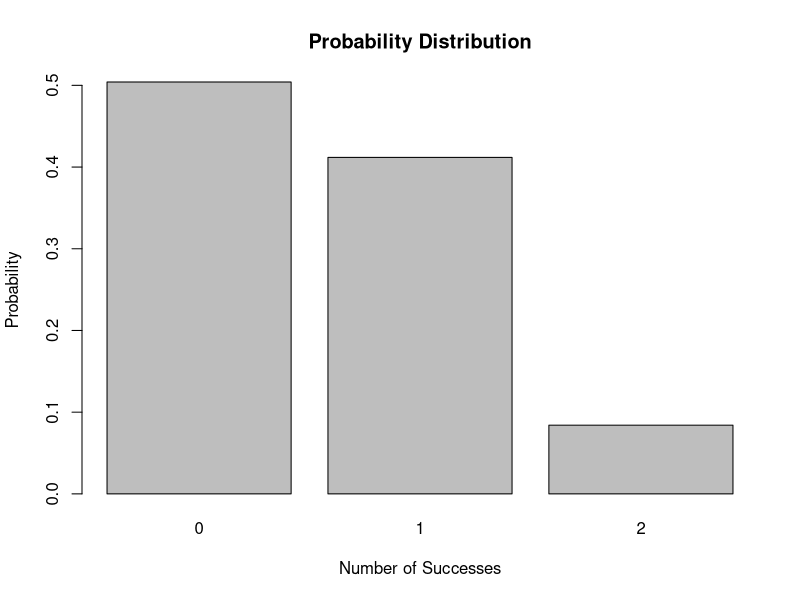
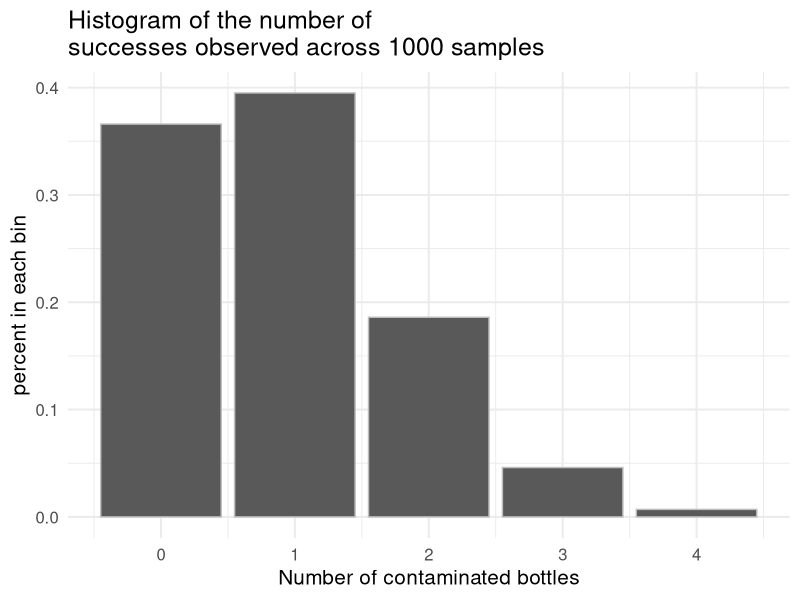
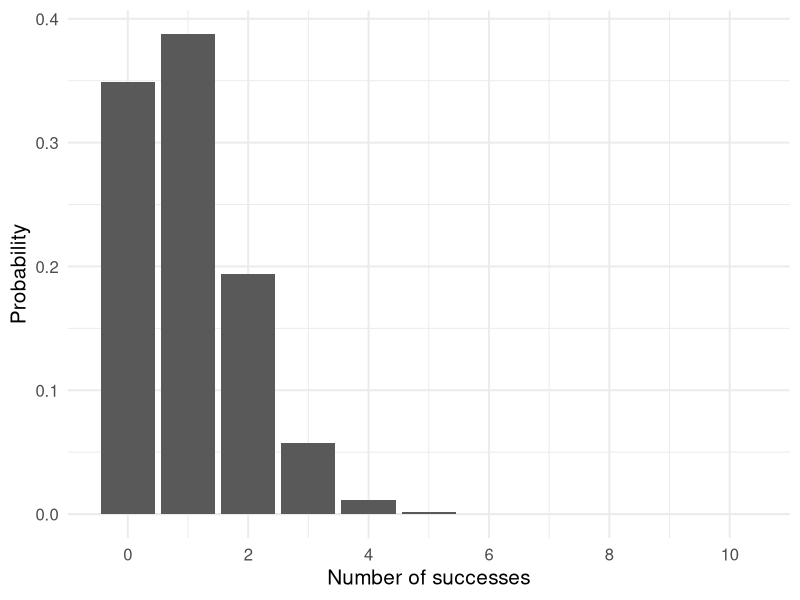
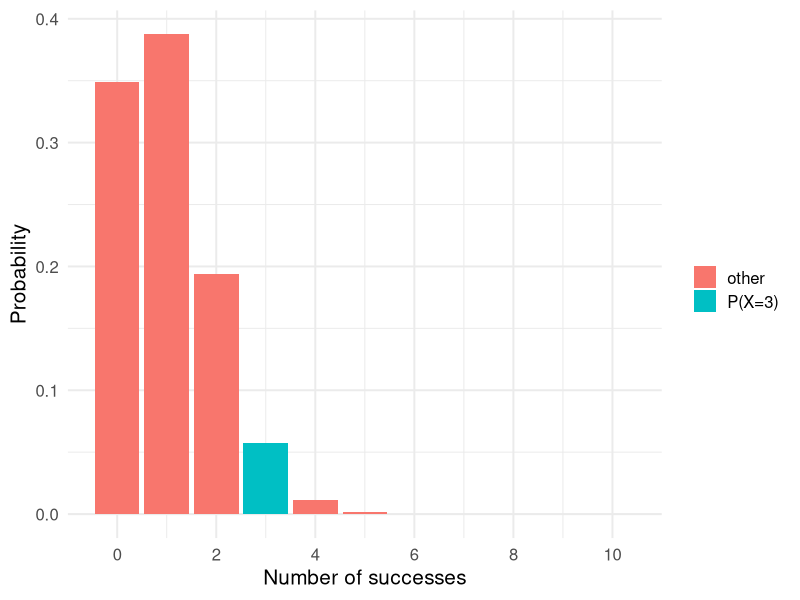
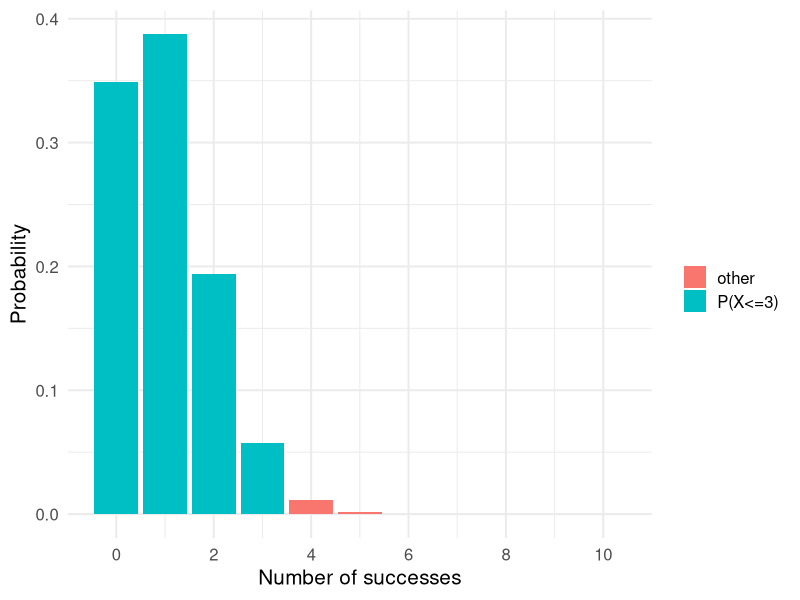
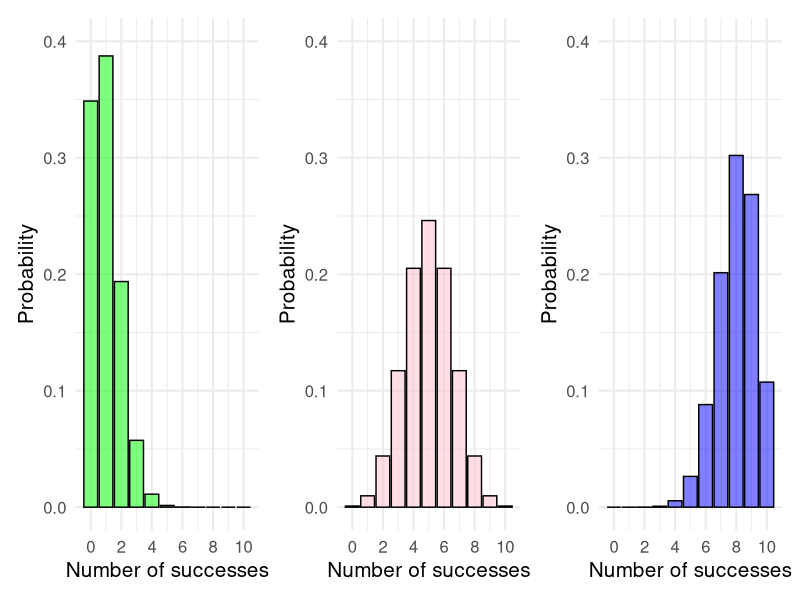
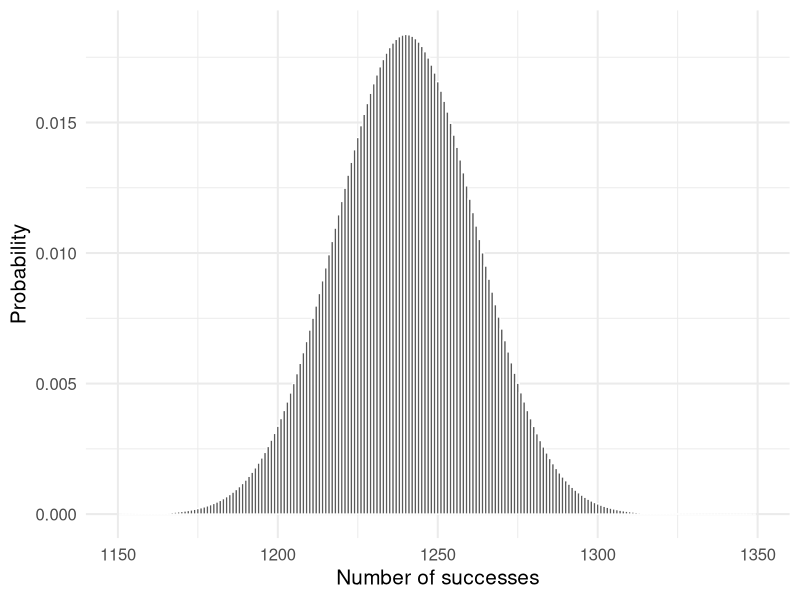

The R script that drew these images, in order:
## ---- chunk 1
library(knitr) # for include_graphics() 
library(dplyr)
## ---- chunk 2
#don't need to worry about knowing these libraries
library(jpeg)
library(grid)
library(tidyverse)
## ---- chunk 3
graph <- function(n,p){
  x <- dbinom(0:n,size=n,prob=p)
  return(barplot(x,names.arg=0:n,,xlab="Number of Successes",
     ylab="Probability", main="Probability Distribution"))
}

graph(2,0.29)
## ---- chunk 4
dbinom(1,size=2,prob=0.29)
## ---- chunk 5
container.id <- 1:10000
benzene <- c(rep(0, 9000), rep(1, 1000))
pop_data <- data.frame(container.id, benzene)
## ---- chunk 6
# Calculate the population number of bottles contaminated by benzene and the 
# population mean proportion
pop_stats <- pop_data %>% summarize(pop_num_successes = sum(benzene),
                                    pop_mean = mean(benzene))

pop_stats
## ---- chunk 7
# first sample
set.seed(1)
sample_data <- pop_data %>% sample_n(10)
sample_data %>% summarize(sample_num_successes = sum(benzene),
                          sample_mean = mean(benzene))
## ---- chunk 8
# students, you don't need to understand the new parts of this code (i.e., how
# to write a function, or use `replicate`, `lapply`, or `bind_rows`)

calc_sample_stats <- function(df) {
  df %>% 
    summarize(sample_proportion = mean(benzene),
              sample_num_successes = sum(benzene))
}

many.sample.stats <- replicate(1000, sample_n(pop_data, 10), simplify = F) %>%
  lapply(., calc_sample_stats) %>%
  bind_rows() %>%
  mutate(sample.id = 1:n())
## ---- chunk 9
head(many.sample.stats)
## ---- chunk 10
aggregated.stats <- many.sample.stats %>% 
  group_by(sample_num_successes) %>% 
  summarize(percent = n()/1000)
## ---- chunk 11
aggregated.stats
## ---- chunk 12
# note: We want a histogram, but R is interpreting these data as a bar chart
# this is, we don't want space between the bars because the x variable is quantitative. 

ggplot(aggregated.stats, aes(x = as.numeric(sample_num_successes), y = percent)) + 
  geom_histogram(col = "grey", stat = "identity") +
  theme_minimal(base_size = 15) + 
  labs(title = "Histogram of the number of \nsuccesses observed across 1000 samples",
       x = "Number of contaminated bottles", y = "percent in each bin") +
  scale_x_continuous(labels = 0:5, breaks = 0:5)
## ---- chunk 13
dbinom(x = 1, size = 10, prob = 0.1)
## ---- chunk 14
choose(10, 2)
## ---- chunk 15
#fill in during class
## ---- chunk 16
choices<- cbind(choose(10, 0),
choose(10, 1),
choose(10, 2),
choose(10, 3),
choose(10, 4),
choose(10, 5),
choose(10, 6),
choose(10, 7),
choose(10, 8),
choose(10, 9),
choose(10, 10))
choices
#might be interesting to link this to Pascal's triangle.
## ---- chunk 17
dbinom(x = 3, size = 10, prob = 0.1)
## ---- chunk 18
dbinom(x = 3, size = 10, prob = 0.1)
pbinom(q = 3, size = 10, prob = 0.1)
## ---- chunk 19
#students, don't worry about this code
point.probs <- rep(NA, 11)

for(i in 1:11) {
  point.probs[i] <- dbinom(x = i-1, size = 10, prob = 0.1)
}

ggplot(data.frame(point.probs), aes(x = 0:10, y = point.probs)) +
  geom_histogram(stat = "identity", binwidth = 1) +
  labs(y = "Probability",
       x = "Number of successes") +
  theme_minimal(base_size = 15) +
  scale_x_continuous(breaks = c(0, 2, 4, 6, 8, 10))

## ---- chunk 20
ggplot(data.frame(point.probs), aes(x = 0:10, y = point.probs)) +
  geom_histogram(stat = "identity", binwidth = 1, aes(fill = as.factor(round(point.probs, 2) == 0.06 ))) +
  labs(y = "Probability",
       x = "Number of successes") +
  theme_minimal(base_size = 15) +
  scale_x_continuous(breaks = c(0, 2, 4, 6, 8, 10)) + 
  scale_fill_discrete(labels = c("other", "P(X=3)"), breaks = c(FALSE, TRUE), name = "")
## ---- chunk 21
dbinom(x = 3, size = 10, prob = 0.1)
## ---- chunk 22
ggplot(data.frame(point.probs), aes(x = 0:10, y = point.probs)) +
  geom_histogram(stat = "identity", binwidth = 1, aes(fill = as.factor(round(point.probs, 2) >= 0.06 ))) +
  labs(y = "Probability",
       x = "Number of successes") +
  theme_minimal(base_size = 15) +
  scale_x_continuous(breaks = c(0, 2, 4, 6, 8, 10)) + 
  scale_fill_discrete(labels = c("other", "P(X<=3)"), breaks = c(FALSE, TRUE), name = "")
## ---- chunk 23
pbinom(q = 3, size = 10, prob = 0.1)
## ---- chunk 24
#students, don't worry about this code
point.probs <- rep(NA, 11)
point.probs2 <- rep(NA, 11)
point.probs3 <- rep(NA, 11)

for(i in 1:11) {
  point.probs[i] <- dbinom(x = i-1, size = 10, prob = 0.5)
  point.probs2[i] <- dbinom(x = i-1, size = 10, prob = 0.10)
  point.probs3[i] <- dbinom(x = i-1, size = 10, prob = 0.80)
}

probs <- data.frame(point.probs, point.probs2, point.probs3)

plot1 <- ggplot(probs, aes(x = 0:10, y = point.probs)) +
  geom_histogram(stat = "identity", binwidth = 1, fill = "pink", alpha = 0.5, col = "black") +
  labs(y = "Probability",
       x = "Number of successes") +
  theme_minimal(base_size = 15) +
  scale_y_continuous(limits = c(0, 0.4)) +
  scale_x_continuous(breaks = c(0, 2, 4, 6, 8, 10))

plot2 <- ggplot(probs, aes(x = 0:10, y = point.probs2)) +
  geom_histogram(stat = "identity", binwidth = 1, fill = "green", alpha = 0.5, col = "black") +
  labs(y = "Probability",
       x = "Number of successes") +
  theme_minimal(base_size = 15) +
  scale_y_continuous(limits = c(0, 0.4)) +
  scale_x_continuous(breaks = c(0, 2, 4, 6, 8, 10))

plot3 <- ggplot(probs, aes(x = 0:10, y = point.probs3)) +
  geom_histogram(stat = "identity", binwidth = 1, fill = "blue", alpha = 0.5, col = "black") +
  labs(y = "Probability",
       x = "Number of successes") +
  theme_minimal(base_size = 15) +
  scale_y_continuous(limits = c(0, 0.4)) + 
  scale_x_continuous(breaks = c(0, 2, 4, 6, 8, 10))


library(patchwork)

plot2 + plot1 + plot3 + plot_layout(ncol = 3)
## ---- chunk 25
#students, don't worry about this code
point.probs.2k <- rep(NA, 2001)

for(i in 1:2001) {
  point.probs.2k[i] <- dbinom(x = i-1, size = 2000, prob = 0.62)
}

zoomed.out <- ggplot(data.frame(point.probs.2k), aes(x = 0:2000, y = point.probs.2k)) +
  geom_histogram(stat = "identity", binwidth = 1) +
  labs(y = "Probability",
       x = "Number of successes") +
  theme_minimal(base_size = 15) 

zoomed.in <- ggplot(data.frame(point.probs.2k), aes(x = 0:2000, y = point.probs.2k)) +
  geom_histogram(stat = "identity", binwidth = 1, col = "white") +
  labs(y = "Probability",
       x = "Number of successes") +
  theme_minimal(base_size = 15) +
  scale_x_continuous(limits = c(1150, 1350))

#zoomed.out + zoomed.in + plot_layout(ncol = 2)

zoomed.in
## ---- chunk 26
#students, no need to know how to write this code.
cumulative.prob <- 0
 
for(i in 1218:1262){
  cumulative.prob <- cumulative.prob + point.probs.2k[i]
}

cumulative.prob
## ---- chunk 27
#students, no need to know how to write this code.
cumulative.prob.2 <- 0
 
for(i in 1197:1283){
  cumulative.prob.2 <- cumulative.prob.2 + point.probs.2k[i]
}

cumulative.prob.2
## ---- chunk 28
# write the Normal code
1- pnorm(q = 1250, mean = 1240 , sd = 21.70714)
## ---- chunk 29
# write the binomial code and see how well the approximation is
1 - pbinom(q = 1249, size = 2000, prob = 0.62)
## ---- chunk 30
1- pnorm(q = 1249.5, mean = 1240 , sd = 21.70714)
